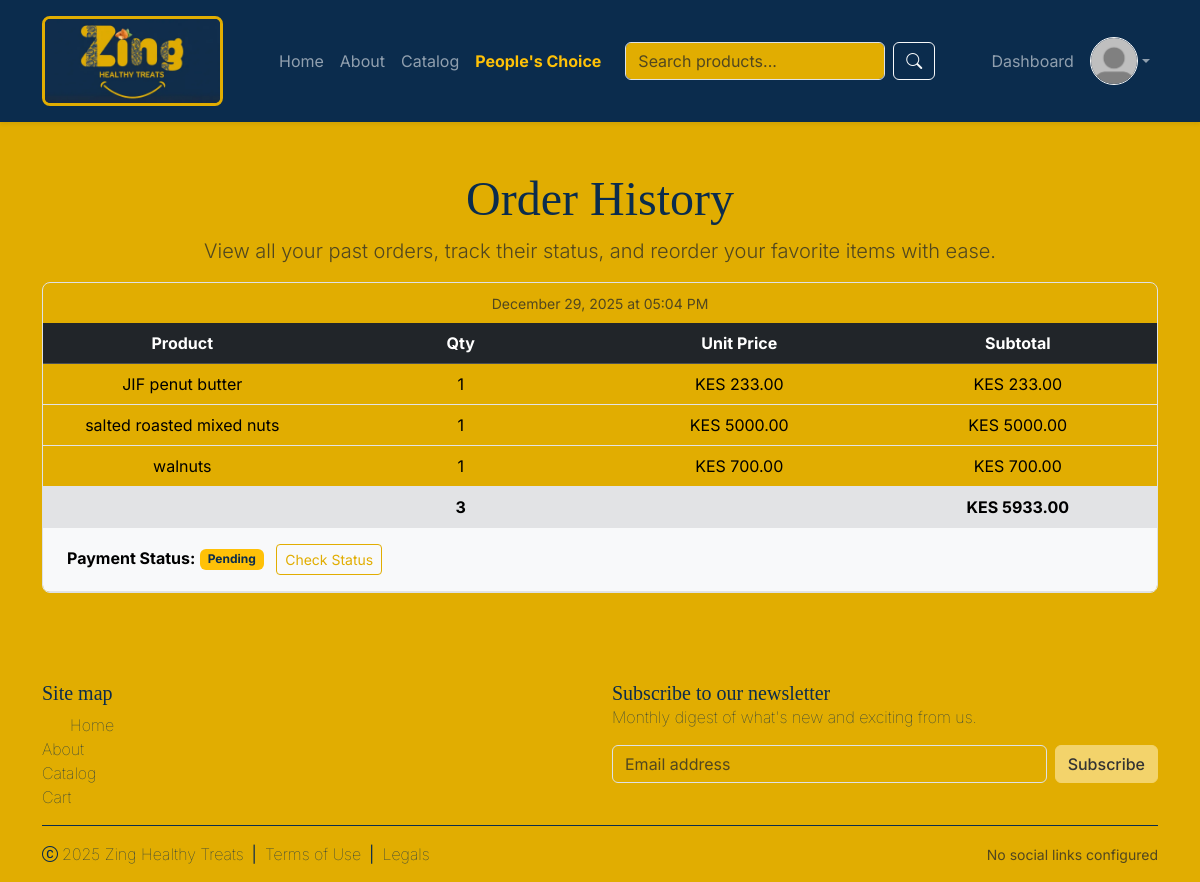
Screenshot of /orders (signed in) with the database file from the repository.
### app/models.py (models this page shows, shortened)
class User(UserMixin, db.Model):
    id = db.Column(db.Integer, primary_key=True)
    username = db.Column(db.String(64), unique=True, nullable=False)
    email = db.Column(db.String(120), unique=True, nullable=False)
    address = db.Column(db.String(255))
    profile_picture = db.Column(db.String(128), default="default_profile.webp")
    password_hash = db.Column(db.String(256), nullable=False)
    is_admin = db.Column(db.Boolean, default=False, nullable=False)

class Order(db.Model):
    id = db.Column(db.Integer, primary_key=True)
    user_id = db.Column(db.Integer, db.ForeignKey("user.id"), nullable=False)
    created_at = db.Column(db.DateTime, default=datetime.utcnow)
    phone_number = db.Column(db.String(15), nullable=True)
    mpesa_receipt_number = db.Column(db.String(20), nullable=True)
    checkout_request_id = db.Column(db.String(50), nullable=True)
    status = db.Column(db.String(20), default="Pending")  # Pending, Paid, Failed
    items = db.relationship("OrderItem", backref="order", lazy=True)

class OrderItem(db.Model):
    id = db.Column(db.Integer, primary_key=True)
    order_id = db.Column(db.Integer, db.ForeignKey("order.id"), nullable=False)
    product_id = db.Column(db.Integer, db.ForeignKey("product.id"), nullable=True)
    quantity = db.Column(db.Integer, nullable=False)
    product_title = db.Column(db.String(100), nullable=False)
    product_price = db.Column(db.Float, nullable=False)
    product = db.relationship("Product", foreign_keys=[product_id])
    @property
    def subtotal(self) -> float:
        return self.quantity * self.product_price

### app/app.py (the view)
    @app.route("/orders")
    @login_required
    def order_history():
        orders = Order.query.filter_by(user_id=current_user.id).order_by(Order.created_at.desc()).all()
        return render_template("shop/orders.html", orders=orders)

### templates/shop/orders.html (shortened to what this page needs)
{% extends "base.html" %}
{% block content %}
<section class="text-center rounded">
    <h2 class="display-5">Order History</h2>
    <p class="lead text-muted">
        View all your past orders, track their status, and reorder your favorite items with ease.
    </p>
</section>
{% for order in orders %}
<section class="mb-4 table-responsive table-rounded border">
    <div class="py-2 text-center">
        <time class="small text-muted" datetime="{{ order.created_at.isoformat() }}">
            {{ order.created_at.strftime("%B %d, %Y at %I:%M %p") }}
        </time>
    </div>
    <table table class="table align-middle text-center">
        <thead class="table-dark">
            <tr>
                <th class="w-25" scope="col">Product</th>
                <th class="w-25" scope="col">Qty</th>
                <th class="w-25" scope="col">Unit Price</th>
                <th class="w-25" cscope="col">Subtotal</th>
            </tr>
        </thead>
        <tbody>
            {% for item in order.items %}
            <tr>
                <td>{{ item.product_title }}</td>
                <td>{{ item.quantity }}</td>
                <td>KES {{ "%.2f"|format(item.product_price) }}</td>
                <td>KES {{ "%.2f"|format(item.quantity * item.product_price) }}</td>
            </tr>
            {% endfor %}
        </tbody>
        <tfoot class="table-secondary">
            <tr>
                <td></td>
                <td class="fw-bold">{{ order.items|sum(attribute="quantity") }}</td>
                <td></td>
                <td class="fw-bold">KES {{ "%.2f"|format(order.items|sum(attribute="subtotal")) }}</td>
            </tr>
            <tr class="table-light border-top">
                <td colspan="4" class="text-start ps-4 py-3">
                    <strong>Payment Status:</strong>
                    <span id="status-{{ order.id }}"
                        class="badge {% if order.status == 'Paid' %}bg-success{% elif order.status == 'Failed' %}bg-danger{% else %}bg-warning text-dark{% endif %}">
                        {{ order.status }}
                    </span>
                    {% if order.status == 'Pending' %}
                    <button class="btn btn-sm btn-outline-primary ms-2" onclick="checkStatus({{ order.id }})">
                        Check Status
                    </button>
                    {% endif %}
                </td>
            </tr>
        </tfoot>
    </table>
</section>
{% else %}
<section class="alert alert-warning mb-3" role="alert">
    No orders found.
</section>
{% endfor %}
{% endblock %}

### templates/base.html (shortened to what this page needs)
<!DOCTYPE html>
<html lang="en">
<head>
	<link href="https://cdn.jsdelivr.net/npm/bootstrap@5.3.5/dist/css/bootstrap.min.css" rel="stylesheet">
	<link rel="stylesheet" href="{{ url_for('static', filename='css/style.css') }}?v=3">
	<link rel="stylesheet" href="https://cdn.jsdelivr.net/npm/bootstrap-icons@1.11.3/font/bootstrap-icons.min.css" media="print" onload="this.media='all'">
	<link href="https://unpkg.com/aos@2.3.1/dist/aos.css" rel="stylesheet" media="print" onload="this.media='all'">
</head>
<body class="min-vh-100 d-flex flex-column {{ current_theme }}">
	<header>
		<nav class="navbar navbar-expand-lg navbar-dark bg-zing-blue shadow-sm">
			<div class="container">
				<a class="m-0 py-2 navbar-brand" href="{{ url_for('index') }}">
					<img src="{{ url_for('static', filename='images/logo_zing.webp') }}" alt="Zing Healthy Treats"
						height="90">
				</a>
				<div id="main-navbar" class="collapse navbar-collapse ms-lg-5 pb-3 pb-lg-0">
					<ul class="navbar-nav align-items-center">
						<li class="nav-item">
							<a class="nav-link" href="{{ url_for('index') }}">Home</a>
						</li>
						<li class="nav-item">
							<a class="nav-link" href="{{ url_for('about') }}">About</a>
						</li>
						<li class="nav-item">
							<a class="nav-link" href="{{ url_for('catalog') }}">Catalog</a>
						</li>
						<li class="nav-item">
							<a class="nav-link text-warning fw-bold" href="{{ url_for('peoples_choice') }}">People's
								Choice</a>
						</li>
					</ul>
					<form class="d-flex mx-lg-3 my-3 my-lg-0" method="get" action="{{ url_for('catalog') }}">
						<input class="form-control me-2" type="search" name="search" placeholder="Search products..."
							value="{{ request.args.get('search', '') }}" aria-label="Search">
						<button class="btn btn-outline-light" type="submit">
							<i class="bi bi-search"></i>
						</button>
					</form>
					<ul class="navbar-nav ms-auto align-items-center">
						{% if current_user.is_authenticated %}
						{% if current_user.is_admin %}
						<li class="nav-item">
							<a class="nav-link" href="{{ url_for('dashboard') }}">Dashboard</a>
						</li>
						<li class="nav-item d-none d-lg-flex dropdown">
							<a class="nav-link dropdown-toggle d-flex align-items-center" href="#"
								data-bs-toggle="dropdown">
								<img class="avatar rounded-circle border border-light"
									src="{{ url_for('static', filename='images/profile_pictures/' + current_user.profile_picture) }}"
									alt="Profile picture">
							</a>
						</li>
						{% endif %}
						{% endif %}
					</ul>
				</div>
			</div>
		</nav>
	</header>
	<main class="py-5 d-flex flex-grow-1 flex-shrink-0 justify-content-center align-items-start">
		<div class="container d-flex justify-content-center align-items-center">
			<div class="w-100">
				{% block content %}
				{% endblock %}
			</div>
		</div>
	</main>
	<div class="p-3 d-none d-lg-flex position-fixed bottom-0 end-0" style="z-index: 1055;">
	</div>
	<footer class="mt-auto text-dark" style="background-color: #E1AD01;">
		<div class="container">
			<div class="row py-3">
				<div class="d-none d-lg-flex flex-column justify-content-between col-6">
					<h5>Site map</h5>
					<ul class="nav flex-column">
						<li>
							<a class="link-dark fw-lighter link-underline link-underline-opacity-0 d-flex align-items-center gap-2"
								href="{{ url_for('index') }}" id="nav-home-link">
								<div id="lottie-home" style="width: 20px; height: 20px;"></div>
								Home
							</a>
						</li>
						<li>
							<a class="link-dark fw-lighter link-underline link-underline-opacity-0"
								href="{{ url_for('about') }}">About</a>
						</li>
						<li>
							<a class="link-dark fw-lighter link-underline link-underline-opacity-0"
								href="{{ url_for('catalog') }}">Catalog</a>
						</li>
						<li>
							<a class="link-dark fw-lighter link-underline link-underline-opacity-0"
								href="{{ url_for('cart') }}">Cart</a>
						</li>
					</ul>
				</div>
				<div class="col-12 col-lg-6">
					<form class="h-100 d-flex flex-column">
						<div>
							<h5 class="m-0 p-0">Subscribe to our newsletter</h5>
							<p class="m-0 p-0 fs-tiny fs-lg-6 fw-lighter text-dark">Monthly digest of what's new and
								exciting from us.</p>
						</div>
						<div class="w-100 mt-3 d-flex gap-2">
							<input id="newsletter" class="form-control" type="email" placeholder="Email address">
							<button class="btn btn-success" type="button">Subscribe</button>
						</div>
					</form>
				</div>
			</div>
			<div
				class="py-3 d-flex flex-column-reverse flex-lg-row gap-2 justify-content-between align-items-center border-top border-dark">
				<div class="d-flex justify-content-center align-items-center">
					<span class="fs-tiny fs-lg-6 fw-lighter text-dark"><i class="bi bi-c-circle me-1 text-dark"></i>2025
						Zing Healthy Treats</span>
					<span class="mx-2 my-0 p-0 link-dark">|</span>
					<a class="fs-tiny fs-lg-6 link-dark fw-lighter link-underline link-underline-opacity-0"
						href="{{ url_for('terms_of_use') }}">Terms of Use</a>
					<span class="mx-2 my-0 p-0 link-dark">|</span>
					<a class="fs-tiny fs-lg-6 link-dark fw-lighter link-underline link-underline-opacity-0"
						href="{{ url_for('legals') }}">Legals</a>
				</div>
				<ul class="m-0 p-0 d-flex list-unstyled">
					{% for link in social_links %}
					<li class="ms-2">
						<a class="fs-4 link-dark" href="{{ link.url }}" target="_blank"
							aria-label="{{ link.platform }}">
							<i class="{{ link.icon_class }}"></i>
						</a>
					</li>
					{% else %}
					<li class="ms-2">
						<span class="text-muted small">No social links configured</span>
					</li>
					{% endfor %}
				</ul>
			</div>
		</div>
	</footer>
</body>
</html>

### static/css/style.css (style rules this page uses)
*, *::before, *::after { box-sizing: border-box; margin: 0; padding: 0; scroll-behavior: smooth; }
body { font-family: 'Inter', sans-serif; }
h1, h2, h3, h4, h5, h6, .navbar-brand, .display-1, .display-2, .display-3, .display-4, .display-5, .display-6, .section-title { font-family: 'Instrument Serif', serif; }
* { -moz-user-select: none; -ms-user-select: none; -webkit-user-select: none; user-select: none; }
input, textarea, select { -moz-user-select: text; -ms-user-select: text; -webkit-user-select: text; user-select: text; }
.table-rounded { overflow: hidden; border-radius: 0.5rem; }
.table-rounded .table { margin-bottom: 0; }
td { border-color: #e2e3e5 !important; }
.avatar { width: 3rem; height: 3rem; object-fit: cover; }
:root { --bs-primary: #E1AD01; --bs-primary-rgb: 225, 173, 1; --bs-primary-bg-subtle: #FFF8E1; --bs-primary-border-subtle: #FFE082; --bs-primary-text-emphasis: #0B2C4D; --bs-dark: #0B2C4D; --bs-dark-rgb: 11, 44, 77; --bs-success: #F3D36B; --bs-success-rgb: 243, 211, 107; --bs-success-bg-subtle: #FAF7F2; --bs-success-border-subtle: #F3D36B; --bs-success-text-emphasis: #333333; --bs-body-bg: #E1AD01; --bs-body-color: #0B2C4D; }
.btn-outline-primary { --bs-btn-color: #E1AD01; --bs-btn-border-color: #E1AD01; --bs-btn-hover-color: #0B2C4D; --bs-btn-hover-bg: #E1AD01; --bs-btn-hover-border-color: #E1AD01; --bs-btn-focus-shadow-rgb: 225, 173, 1; --bs-btn-active-color: #0B2C4D; --bs-btn-active-bg: #E1AD01; --bs-btn-active-border-color: #E1AD01; --bs-btn-disabled-color: #E1AD01; --bs-btn-disabled-bg: transparent; --bs-btn-disabled-border-color: #E1AD01; }
.bg-zing-blue { background-color: #0B2C4D !important; color: #FAF7F2; }
.btn-success { --bs-btn-color: #333333; --bs-btn-bg: #F3D36B; --bs-btn-border-color: #F3D36B; --bs-btn-hover-color: #333333; --bs-btn-hover-bg: #EAC040; --bs-btn-hover-border-color: #E5B830; --bs-btn-focus-shadow-rgb: 243, 211, 107; --bs-btn-active-color: #333333; --bs-btn-active-bg: #E5B830; --bs-btn-active-border-color: #DDAF20; font-weight: 500; }
body { background-color: var(--bs-body-bg); color: var(--bs-body-color); }
.btn { transition: all 0.3s cubic-bezier(0.25, 0.8, 0.25, 1); }
img { border: 3px solid #E1AD01; border-radius: 8px; }
.theme-halloween { border-color: #FF7518 !important; }

### rows the page displays
User: profile_picture (placeholder picture)
Order: created_at "December 29, 2025 at 05:04 PM", items|sum "3", items|sum "5933.00", status "Pending"
OrderItem: product_title "JIF penut butter", quantity "1", product_price "233.00", item.quantity*item.product_price "233.00"
OrderItem: product_title "salted roasted mixed nuts", quantity "1", product_price "5000.00", item.quantity*item.product_price "5000.00"
OrderItem: product_title "walnuts", quantity "1", product_price "700.00", item.quantity*item.product_price "700.00"
